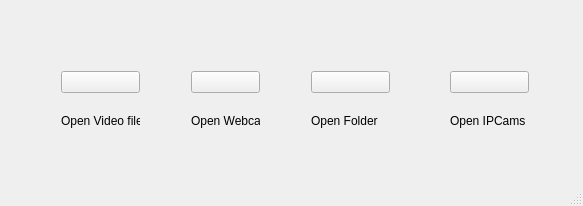
<?xml version="1.0" encoding="UTF-8"?>
<ui version="4.0">
 <class>MainWindow</class>
 <widget class="QMainWindow" name="MainWindow">
  <property name="geometry">
   <rect>
    <x>0</x>
    <y>0</y>
    <width>583</width>
    <height>206</height>
   </rect>
  </property>
  <property name="windowTitle">
   <string>uWho</string>
  </property>
  <widget class="QWidget" name="centralWidget">
   <widget class="QWidget" name="layoutWidget">
    <property name="geometry">
     <rect>
      <x>50</x>
      <y>60</y>
      <width>101</width>
      <height>93</height>
     </rect>
    </property>
    <layout class="QVBoxLayout" name="verticalLayout">
     <item>
      <widget class="QPushButton" name="videofileButton">
       <property name="text">
        <string/>
       </property>
       <property name="icon">
        <iconset>
         <normaloff>videofile.png</normaloff>
         <normalon>videofile.png</normalon>videofile.png</iconset>
       </property>
       <property name="iconSize">
        <size>
         <width>64</width>
         <height>64</height>
        </size>
       </property>
      </widget>
     </item>
     <item>
      <widget class="QLabel" name="label">
       <property name="text">
        <string>Open Video file</string>
       </property>
      </widget>
     </item>
    </layout>
   </widget>
   <widget class="QWidget" name="layoutWidget">
    <property name="geometry">
     <rect>
      <x>180</x>
      <y>60</y>
      <width>91</width>
      <height>93</height>
     </rect>
    </property>
    <layout class="QVBoxLayout" name="verticalLayout_2">
     <item>
      <widget class="QPushButton" name="webcamButton">
       <property name="text">
        <string/>
       </property>
       <property name="icon">
        <iconset>
         <normaloff>webcam.png</normaloff>
         <normalon>webcam.png</normalon>webcam.png</iconset>
       </property>
       <property name="iconSize">
        <size>
         <width>64</width>
         <height>64</height>
        </size>
       </property>
      </widget>
     </item>
     <item>
      <widget class="QLabel" name="label_2">
       <property name="text">
        <string>Open Webcam</string>
       </property>
      </widget>
     </item>
    </layout>
   </widget>
   <widget class="QWidget" name="layoutWidget">
    <property name="geometry">
     <rect>
      <x>300</x>
      <y>60</y>
      <width>101</width>
      <height>93</height>
     </rect>
    </property>
    <layout class="QVBoxLayout" name="verticalLayout_3">
     <item>
      <widget class="QPushButton" name="dirpicButton">
       <property name="enabled">
        <bool>true</bool>
       </property>
       <property name="text">
        <string/>
       </property>
       <property name="icon">
        <iconset>
         <normaloff>dirpics.png</normaloff>
         <normalon>dirpics.png</normalon>dirpics.png</iconset>
       </property>
       <property name="iconSize">
        <size>
         <width>64</width>
         <height>64</height>
        </size>
       </property>
      </widget>
     </item>
     <item>
      <widget class="QLabel" name="label_3">
       <property name="text">
        <string>Open Folder</string>
       </property>
      </widget>
     </item>
    </layout>
   </widget>
   <widget class="QWidget" name="">
    <property name="geometry">
     <rect>
      <x>439</x>
      <y>60</y>
      <width>101</width>
      <height>93</height>
     </rect>
    </property>
    <layout class="QVBoxLayout" name="verticalLayout_4">
     <item>
      <widget class="QPushButton" name="ipButton">
       <property name="text">
        <string/>
       </property>
       <property name="icon">
        <iconset>
         <normaloff>internet-cloud-icon.jpg</normaloff>internet-cloud-icon.jpg</iconset>
       </property>
       <property name="iconSize">
        <size>
         <width>64</width>
         <height>64</height>
        </size>
       </property>
      </widget>
     </item>
     <item>
      <widget class="QLabel" name="label_4">
       <property name="text">
        <string>Open IPCams</string>
       </property>
      </widget>
     </item>
    </layout>
   </widget>
  </widget>
  <widget class="QMenuBar" name="menuBar">
   <property name="geometry">
    <rect>
     <x>0</x>
     <y>0</y>
     <width>583</width>
     <height>20</height>
    </rect>
   </property>
  </widget>
  <widget class="QStatusBar" name="statusBar"/>
 </widget>
 <layoutdefault spacing="6" margin="11"/>
 <resources/>
 <connections/>
</ui>
